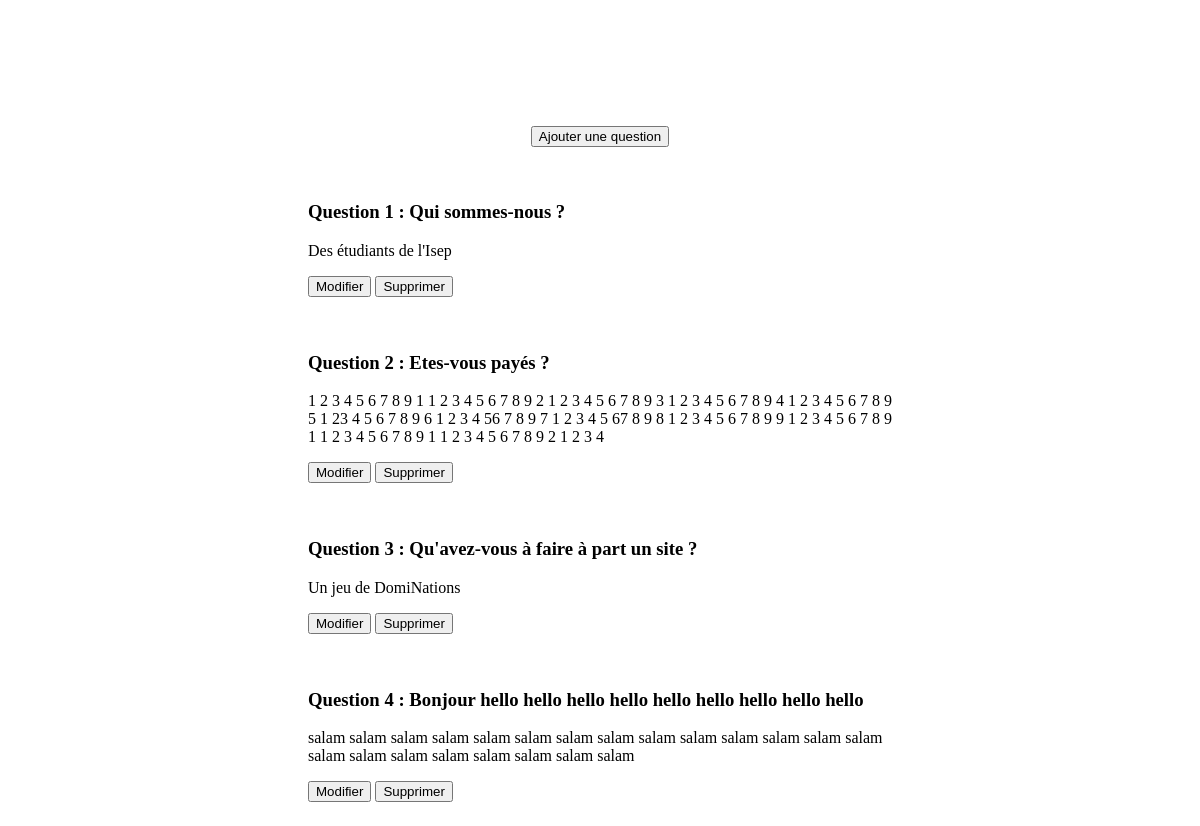
Before: /bofaq.php with the older database file.
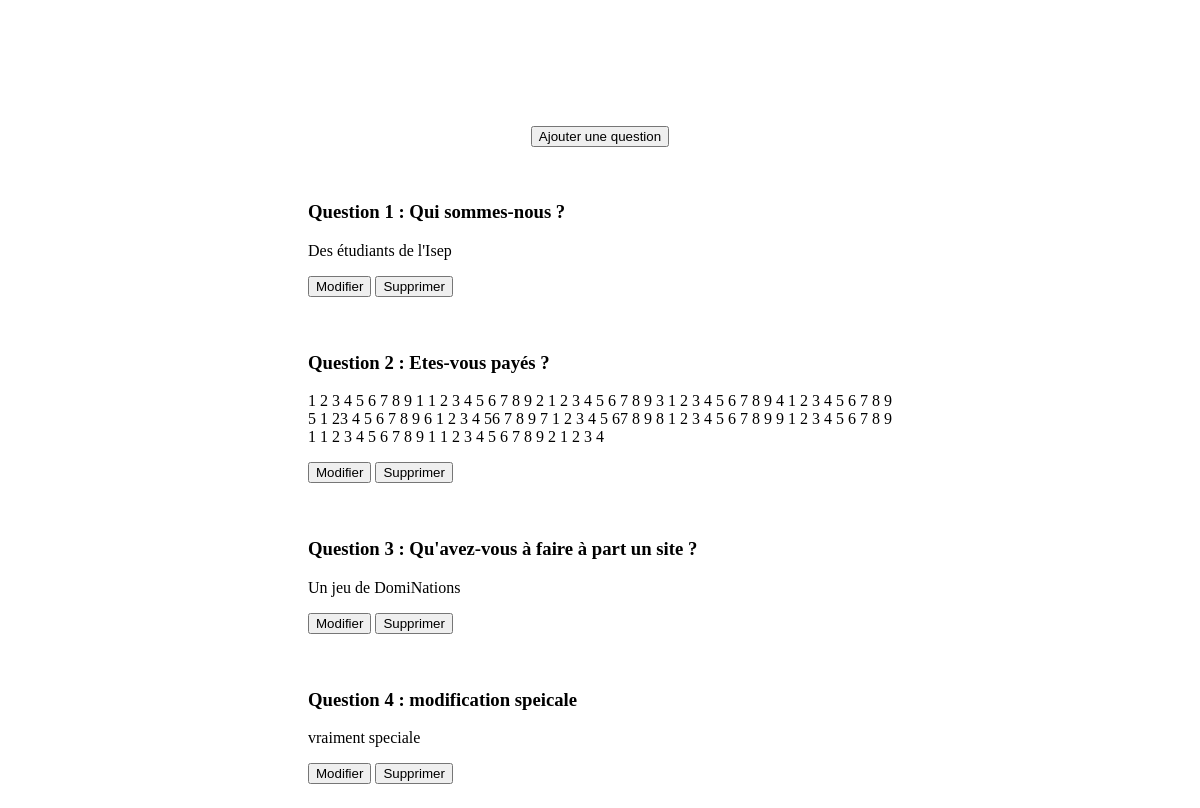
After: the same page with the newer database file.
### tables this page shows
CREATE TABLE IF NOT EXISTS `pagefaq` (
  `id` int(11) NOT NULL AUTO_INCREMENT,
  `question` text NOT NULL,
  `content` text NOT NULL,
  PRIMARY KEY (`id`)
);

### bofaq.php (the view, shortened to what this page needs)
<link rel="stylesheet" type="text/css" href="FAQ.css">
<center><h2 style="font-family:sans-serif; color: white; font-size: 50px;">Modifier la page FAQ</h2></center>
<form action="?page=addfaq" method="POST">
    <center><input type="submit" value="Ajouter une question"></center>
</form>
<?php
$bdd = new PDO('mysql:host=127.0.0.1;dbname=jabasof', 'root', '',array (PDO::MYSQL_ATTR_INIT_COMMAND => 'SET NAMES \'UTF8\''));
$getcontent = $bdd->query("SELECT * FROM `pagefaq`");
while($result=$getcontent->fetch()){
    echo
        '
    <div class="backoffice">
    <h3>Question ' . $result['id'] . ' : ' . $result['question'] . '</h3>
    <p>' . $result['content'] . ' </p>
    <form action="?page=editfaq&id=' . $result['id'] . '" method="post">
        <input type="submit" value="Modifier" />
    </form>
    <form action="?page=deletefaq&id=' . $result['id'] . '" method="post">
        <input type="submit" name="deletefaq" value="Supprimer" />
    </form>
</div>
'
    ;
}
?>

Changed rows visible on the page:
changed pagefaq id 4: question "Bonjour hello hello hello hello hello hello hello hello hello" → "modification speicale"; content "salam salam salam salam salam salam salam salam salam salam salam salam salam salam salam salam salam salam salam salam salam salam" → "vraiment speciale"
